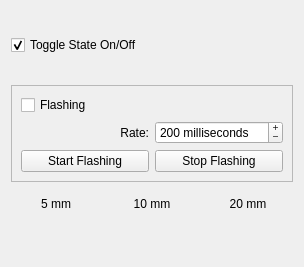
<?xml version="1.0" encoding="UTF-8"?>
<ui version="4.0">
 <class>Form</class>
 <widget class="QWidget" name="Form">
  <property name="geometry">
   <rect>
    <x>0</x>
    <y>0</y>
    <width>304</width>
    <height>267</height>
   </rect>
  </property>
  <property name="windowTitle">
   <string>Form</string>
  </property>
  <layout class="QVBoxLayout" name="verticalLayout">
   <item>
    <layout class="QHBoxLayout" name="horizontalLayout">
     <item>
      <widget class="QCheckBox" name="checkBox">
       <property name="text">
        <string>Toggle State On/Off</string>
       </property>
       <property name="checked">
        <bool>true</bool>
       </property>
      </widget>
     </item>
     <item>
      <widget class="WLED" name="led"/>
     </item>
    </layout>
   </item>
   <item>
    <widget class="QFrame" name="frame">
     <property name="frameShape">
      <enum>QFrame::StyledPanel</enum>
     </property>
     <property name="frameShadow">
      <enum>QFrame::Raised</enum>
     </property>
     <layout class="QGridLayout" name="gridLayout">
      <item row="3" column="0">
       <widget class="QLabel" name="label">
        <property name="text">
         <string>Rate:</string>
        </property>
        <property name="alignment">
         <set>Qt::AlignRight|Qt::AlignTrailing|Qt::AlignVCenter</set>
        </property>
       </widget>
      </item>
      <item row="4" column="0">
       <widget class="QPushButton" name="pushButton">
        <property name="text">
         <string>Start Flashing</string>
        </property>
       </widget>
      </item>
      <item row="3" column="1">
       <widget class="QSpinBox" name="spinBox">
        <property name="buttonSymbols">
         <enum>QAbstractSpinBox::PlusMinus</enum>
        </property>
        <property name="suffix">
         <string> milliseconds</string>
        </property>
        <property name="maximum">
         <number>5000</number>
        </property>
        <property name="singleStep">
         <number>20</number>
        </property>
        <property name="value">
         <number>200</number>
        </property>
       </widget>
      </item>
      <item row="4" column="1">
       <widget class="QPushButton" name="pushButton_2">
        <property name="text">
         <string>Stop Flashing</string>
        </property>
       </widget>
      </item>
      <item row="0" column="0">
       <widget class="QCheckBox" name="checkBox_2">
        <property name="text">
         <string>Flashing</string>
        </property>
       </widget>
      </item>
      <item row="0" column="1">
       <widget class="WLED" name="led_2">
        <property name="color">
         <color>
          <red>0</red>
          <green>216</green>
          <blue>0</blue>
         </color>
        </property>
       </widget>
      </item>
     </layout>
    </widget>
   </item>
   <item>
    <layout class="QGridLayout" name="gridLayout_2">
     <item row="0" column="0">
      <widget class="QLabel" name="label_2">
       <property name="text">
        <string>5 mm</string>
       </property>
       <property name="alignment">
        <set>Qt::AlignCenter</set>
       </property>
      </widget>
     </item>
     <item row="0" column="1">
      <widget class="QLabel" name="label_3">
       <property name="text">
        <string>10 mm</string>
       </property>
       <property name="alignment">
        <set>Qt::AlignCenter</set>
       </property>
      </widget>
     </item>
     <item row="0" column="2">
      <widget class="QLabel" name="label_4">
       <property name="text">
        <string>20 mm</string>
       </property>
       <property name="alignment">
        <set>Qt::AlignCenter</set>
       </property>
      </widget>
     </item>
     <item row="1" column="0">
      <widget class="WLED" name="led_3"/>
     </item>
     <item row="1" column="1">
      <widget class="WLED" name="led_4">
       <property name="diameter">
        <double>10.000000000000000</double>
       </property>
       <property name="color">
        <color>
         <red>241</red>
         <green>241</green>
         <blue>0</blue>
        </color>
       </property>
      </widget>
     </item>
     <item row="1" column="2">
      <widget class="WLED" name="led_5">
       <property name="diameter">
        <double>20.000000000000000</double>
       </property>
       <property name="color">
        <color>
         <red>85</red>
         <green>85</green>
         <blue>255</blue>
        </color>
       </property>
      </widget>
     </item>
    </layout>
   </item>
  </layout>
 </widget>
 <customwidgets>
  <customwidget>
   <class>WLED</class>
   <extends>QWidget</extends>
   <header>WLED.h</header>
  </customwidget>
 </customwidgets>
 <resources/>
 <connections>
  <connection>
   <sender>checkBox</sender>
   <signal>toggled(bool)</signal>
   <receiver>led</receiver>
   <slot>setState(bool)</slot>
   <hints>
    <hint type="sourcelabel">
     <x>72</x>
     <y>54</y>
    </hint>
    <hint type="destinationlabel">
     <x>172</x>
     <y>51</y>
    </hint>
   </hints>
  </connection>
  <connection>
   <sender>checkBox_2</sender>
   <signal>toggled(bool)</signal>
   <receiver>led_2</receiver>
   <slot>setFlashing(bool)</slot>
   <hints>
    <hint type="sourcelabel">
     <x>65</x>
     <y>102</y>
    </hint>
    <hint type="destinationlabel">
     <x>297</x>
     <y>99</y>
    </hint>
   </hints>
  </connection>
  <connection>
   <sender>spinBox</sender>
   <signal>valueChanged(int)</signal>
   <receiver>led_2</receiver>
   <slot>setFlashRate(int)</slot>
   <hints>
    <hint type="sourcelabel">
     <x>163</x>
     <y>133</y>
    </hint>
    <hint type="destinationlabel">
     <x>298</x>
     <y>111</y>
    </hint>
   </hints>
  </connection>
  <connection>
   <sender>pushButton</sender>
   <signal>clicked()</signal>
   <receiver>led_2</receiver>
   <slot>startFlashing()</slot>
   <hints>
    <hint type="sourcelabel">
     <x>60</x>
     <y>168</y>
    </hint>
    <hint type="destinationlabel">
     <x>302</x>
     <y>105</y>
    </hint>
   </hints>
  </connection>
  <connection>
   <sender>pushButton_2</sender>
   <signal>clicked()</signal>
   <receiver>led_2</receiver>
   <slot>stopFlashing()</slot>
   <hints>
    <hint type="sourcelabel">
     <x>208</x>
     <y>156</y>
    </hint>
    <hint type="destinationlabel">
     <x>302</x>
     <y>110</y>
    </hint>
   </hints>
  </connection>
 </connections>
</ui>
